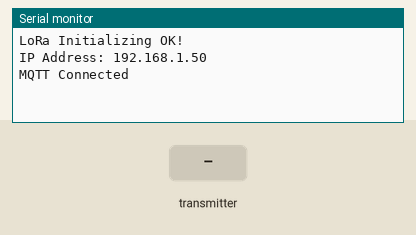
Bench run of a program on a simulated ESP32. Shown: the last lines printed to the serial monitor. The inputs (shaded band) are chosen by the test bench. WiFi joins after 1.5 s; servers stay silent unless stated; no radio packets arrive unless stated; no MQTT or app messages arrive unless stated.

Above: at 2.7 s.
2.8 s: the transmitter starts sending IDDEV.0 = -100
At 3.6 s:
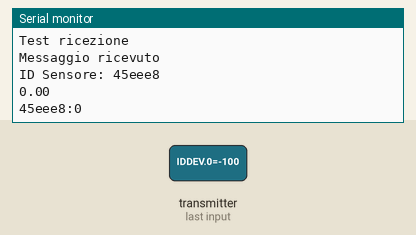
4.3 s: the transmitter starts sending temp = 25
At 5.1 s:
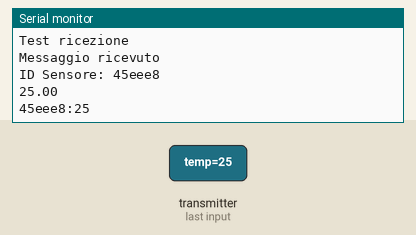
5.8 s: the transmitter starts sending temp = 50
At 6.5 s:
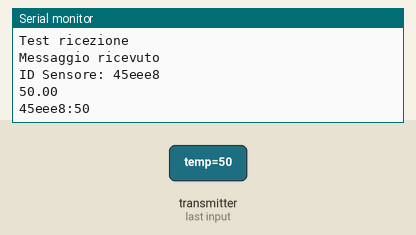
Timing chart, 0 to 8.8 s (numbered marks = the images above; inputs shaded):
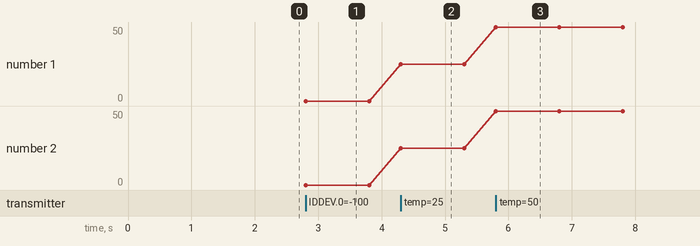

The program:

main.cpp
```cpp
#include <Arduino.h>
#include <WiFi.h>
#include <WiFiClient.h>
#include <SPI.h>              // include libraries
#include <LoRa.h>
#include <MQTTClient.h>

const char* ssid = "S23";
const char* password = "123test133";

WiFiClient net;
MQTTClient client;

#define LORA_CS 18
#define LORA_RST 23
#define LORA_DI0 26

typedef struct  {
  int8_t IDDEV[3];
  float temp;
} packetLora;

void messageReceived(String &topic, String &payload) {
  Serial.println("incoming: " + topic + " - " + payload);

  // Note: Do not use the client in the callback to publish, subscribe or
  // unsubscribe as it may cause deadlocks when other things arrive while
  // sending and receiving acknowledgments. Instead, change a global variable,
  // or push to a queue and handle it in the loop after calling `client.loop()`.
}

void setup() {


  Serial.begin(115200);
  LoRa.setPins(LORA_CS, LORA_RST, LORA_DI0);

  while (!LoRa.begin(866E6)) {
      Serial.print(".");
      delay(500);
  }
  Serial.println();

  LoRa.setSyncWord(0xcc);
  Serial.println("LoRa Initializing OK!");

  WiFi.mode(WIFI_STA);
  WiFi.begin(ssid, password);
  if (WiFi.waitForConnectResult() != WL_CONNECTED) {
        Serial.printf("WiFi Failed!\n");
        return;
  }

  Serial.print("IP Address: ");
  Serial.println(WiFi.localIP());

  client.begin("broker.hivemq.com", 1883, net);
  client.onMessage(messageReceived);
  while (!client.connect("UniCTGW")) {
    Serial.print(".");
    delay(1000);
  }
  Serial.println("MQTT Connected");

}

packetLora packet;
char buff[sizeof(packetLora)];

void loop() {
  client.loop();
  // put your main code here, to run repeatedly:
  int packetSize = LoRa.parsePacket();
  if (packetSize) {
    Serial.println("Test ricezione");
    if(LoRa.available()){
      LoRa.readBytes((uint8_t *)&packet, sizeof(packetLora));
      // packetLora* packet = (packetLora*)buff;

      Serial.println("Messaggio ricevuto");
      Serial.printf("ID Sensore: %02x\n", packet.IDDEV);
      Serial.println(packet.temp);

      sprintf(buff, "%02x:%g", packet.IDDEV, packet.temp);
      Serial.println(buff);
      client.publish("unict/temp",buff);

    }
  }
}
```

Measured:
- after the input at 2.8 s, the serial monitor: prints a new line at once (image 1)
- after the input at 4.3 s, the serial monitor: prints a new line at once (image 2)
- after the input at 5.8 s, the serial monitor: prints a new line at once (image 3)
- plotted number 1: 0 → 25 after the input at 4.3 s, 25 → 50 after the input at 5.8 s
- plotted number 2: 0 → 25 after the input at 4.3 s, 25 → 50 after the input at 5.8 s
